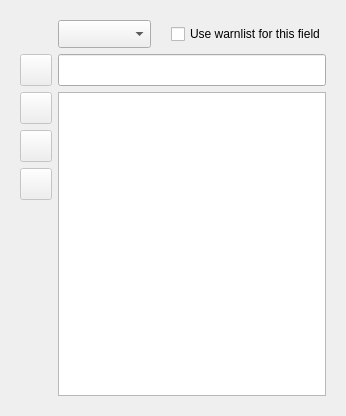
                  <widget class="QWidget" name="tab_ConfApache_Warnlists">
                   <attribute name="title">
                    <string>Warnlists</string>
                   </attribute>
                   <layout class="QGridLayout" name="gridLayout_21">
                    <item row="0" column="0">
                     <widget class="QFrame" name="frame_ConfApache_Warnlist">
                      <layout class="QGridLayout" name="gridLayout_56">
                       <item row="0" column="1">
                        <widget class="QComboBox" name="box_ConfApache_Warnlist_Field">
                         <property name="maximumSize">
                          <size>
                           <width>160</width>
                           <height>32</height>
                          </size>
                         </property>
                         <property name="font">
                          <font>
                           <pointsize>13</pointsize>
                          </font>
                         </property>
                         <property name="toolTip">
                          <string>Select a log field</string>
                         </property>
                        </widget>
                       </item>
                       <item row="0" column="2">
                        <spacer name="spacer_ConfApache_Warnlist_2">
                         <property name="orientation">
                          <enum>Qt::Horizontal</enum>
                         </property>
                         <property name="sizeType">
                          <enum>QSizePolicy::Fixed</enum>
                         </property>
                         <property name="sizeHint" stdset="0">
                          <size>
                           <width>8</width>
                           <height>20</height>
                          </size>
                         </property>
                        </spacer>
                       </item>
                       <item row="0" column="3">
                        <widget class="QCheckBox" name="checkBox_ConfApache_Warnlist_Used">
                         <property name="text">
                          <string>Use warnlist for this field</string>
                         </property>
                        </widget>
                       </item>
                       <item row="1" column="0">
                        <widget class="QPushButton" name="button_ConfApache_Warnlist_Add">
                         <property name="enabled">
                          <bool>false</bool>
                         </property>
                         <property name="minimumSize">
                          <size>
                           <width>32</width>
                           <height>32</height>
                          </size>
                         </property>
                         <property name="maximumSize">
                          <size>
                           <width>32</width>
                           <height>32</height>
                          </size>
                         </property>
                         <property name="font">
                          <font>
                           <pointsize>20</pointsize>
                          </font>
                         </property>
                         <property name="cursor">
                          <cursorShape>PointingHandCursor</cursorShape>
                         </property>
                         <property name="toolTip">
                          <string>Add the current line to the list</string>
                         </property>
                         <property name="layoutDirection">
                          <enum>Qt::RightToLeft</enum>
                         </property>
                         <property name="text">
                          <string notr="true"/>
                         </property>
                         <property name="icon">
                          <iconset>
                           <normalon>:/icons/icons/add.png</normalon>
                          </iconset>
                         </property>
                         <property name="iconSize">
                          <size>
                           <width>32</width>
                           <height>32</height>
                          </size>
                         </property>
                        </widget>
                       </item>
                       <item row="1" column="1" colspan="3">
                        <widget class="QLineEdit" name="inLine_ConfApache_Warnlist_String">
                         <property name="minimumSize">
                          <size>
                           <width>0</width>
                           <height>32</height>
                          </size>
                         </property>
                         <property name="maximumSize">
                          <size>
                           <width>16777215</width>
                           <height>32</height>
                          </size>
                         </property>
                        </widget>
                       </item>
                       <item row="2" column="0">
                        <widget class="QPushButton" name="button_ConfApache_Warnlist_Remove">
                         <property name="enabled">
                          <bool>false</bool>
                         </property>
                         <property name="minimumSize">
                          <size>
                           <width>32</width>
                           <height>32</height>
                          </size>
                         </property>
                         <property name="maximumSize">
                          <size>
                           <width>32</width>
                           <height>32</height>
                          </size>
                         </property>
                         <property name="font">
                          <font>
                           <pointsize>20</pointsize>
                          </font>
                         </property>
                         <property name="cursor">
                          <cursorShape>PointingHandCursor</cursorShape>
                         </property>
                         <property name="toolTip">
                          <string>Remove the selected item from the list</string>
                         </property>
                         <property name="layoutDirection">
                          <enum>Qt::RightToLeft</enum>
                         </property>
                         <property name="text">
                          <string notr="true"/>
                         </property>
                         <property name="icon">
                          <iconset>
                           <normalon>:/icons/icons/rem.png</normalon>
                          </iconset>
                         </property>
                         <property name="iconSize">
                          <size>
                           <width>32</width>
                           <height>32</height>
                          </size>
                         </property>
                        </widget>
                       </item>
                       <item row="2" column="1" rowspan="4" colspan="3">
                        <widget class="QListWidget" name="list_ConfApache_Warnlist_List">
                         <property name="editTriggers">
                          <set>QAbstractItemView::NoEditTriggers</set>
                         </property>
                        </widget>
                       </item>
                       <item row="3" column="0">
                        <widget class="QPushButton" name="button_ConfApache_Warnlist_Up">
                         <property name="enabled">
                          <bool>false</bool>
                         </property>
                         <property name="minimumSize">
                          <size>
                           <width>32</width>
                           <height>32</height>
                          </size>
                         </property>
                         <property name="maximumSize">
                          <size>
                           <width>32</width>
                           <height>32</height>
                          </size>
                         </property>
                         <property name="font">
                          <font>
                           <pointsize>20</pointsize>
                          </font>
                         </property>
                         <property name="cursor">
                          <cursorShape>PointingHandCursor</cursorShape>
                         </property>
                         <property name="toolTip">
                          <string>Move the selected item down</string>
                         </property>
                         <property name="layoutDirection">
                          <enum>Qt::RightToLeft</enum>
                         </property>
                         <property name="text">
                          <string notr="true"/>
                         </property>
                         <property name="icon">
                          <iconset>
                           <normalon>:/icons/icons/up.png</normalon>
                          </iconset>
                         </property>
                         <property name="iconSize">
                          <size>
                           <width>32</width>
                           <height>32</height>
                          </size>
                         </property>
                        </widget>
                       </item>
                       <item row="4" column="0">
                        <widget class="QPushButton" name="button_ConfApache_Warnlist_Down">
                         <property name="enabled">
                          <bool>false</bool>
                         </property>
                         <property name="minimumSize">
                          <size>
                           <width>32</width>
                           <height>32</height>
                          </size>
                         </property>
                         <property name="maximumSize">
                          <size>
                           <width>32</width>
                           <height>32</height>
                          </size>
                         </property>
                         <property name="font">
                          <font>
                           <pointsize>20</pointsize>
                          </font>
                         </property>
                         <property name="cursor">
                          <cursorShape>PointingHandCursor</cursorShape>
                         </property>
                         <property name="toolTip">
                          <string>Move the selected item down</string>
                         </property>
                         <property name="layoutDirection">
                          <enum>Qt::RightToLeft</enum>
                         </property>
                         <property name="text">
                          <string notr="true"/>
                         </property>
                         <property name="icon">
                          <iconset>
                           <normalon>:/icons/icons/down.png</normalon>
                          </iconset>
                         </property>
                         <property name="iconSize">
                          <size>
                           <width>32</width>
                           <height>32</height>
                          </size>
                         </property>
                        </widget>
                       </item>
                       <item row="5" column="0">
                        <spacer name="spacer_ConfApache_Warnlist_1">
                         <property name="orientation">
                          <enum>Qt::Vertical</enum>
                         </property>
                         <property name="sizeHint" stdset="0">
                          <size>
                           <width>20</width>
                           <height>196</height>
                          </size>
                         </property>
                        </spacer>
                       </item>
                      </layout>
                     </widget>
                    </item>
                   </layout>
                  </widget>
